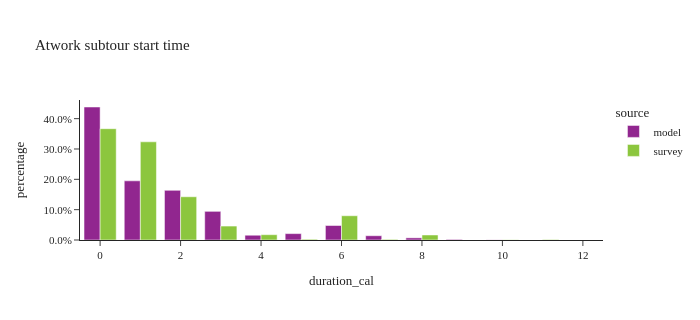

This figure's notebook cell:
### Markdown cell above
## atwork subtours duration

### Code cell
util.plot_share_barchart(atwork_subtour, 'tour_weight', 'duration_cal', height=320,title="Atwork subtour start time")

### Figure 1 — Plotly figure (JSON) as saved in the notebook; plotly's stock layout.template omitted (floating-point values rounded to 4 significant figures)
{"data": [{"alignmentgroup": "True", "customdata": [[196514], [87412], [73445], [42353], [7041], [9439], [21424], [6306], [3184], [887], [239], [10], [3]], "hovertemplate": "source=model<br>duration_cal=%{x}<br>percentage=%{y}<br>sample_size=%{customdata[0]}<extra></extra>", "legendgroup": "model", "marker": {"color": "#91268F", "pattern": {"shape": ""}}, "name": "model", "offsetgroup": "model", "orientation": "v", "showlegend": true, "textposition": "auto", "type": "bar", "x": [0.0, 1.0, 2.0, 3.0, 4.0, 5.0, 6.0, 7.0, 8.0, 9.0, 10.0, 11.0, 12.0], "xaxis": "x", "y": [0.4384, 0.195, 0.1638, 0.09448, 0.01571, 0.02106, 0.04779, 0.01407, 0.007103, 0.001979, 0.0005332, 2.231e-05, 6.693e-06], "yaxis": "y"}, {"alignmentgroup": "True", "customdata": [[120], [133], [45], [15], [13], [4], [4], [2], [2], [1], [1]], "hovertemplate": "source=survey<br>duration_cal=%{x}<br>percentage=%{y}<br>sample_size=%{customdata[0]}<extra></extra>", "legendgroup": "survey", "marker": {"color": "#8CC63E", "pattern": {"shape": ""}}, "name": "survey", "offsetgroup": "survey", "orientation": "v", "showlegend": true, "textposition": "auto", "type": "bar", "x": [0.0, 1.0, 2.0, 3.0, 4.0, 5.0, 6.0, 7.0, 8.0, 10.0, 11.0], "xaxis": "x", "y": [0.3669, 0.3236, 0.1426, 0.04594, 0.0175, 0.002501, 0.07998, 0.002086, 0.01659, 0.0007237, 0.001638], "yaxis": "y"}], "layout": {"barmode": "group", "height": 320, "legend": {"title": {"text": "source"}, "tracegroupgap": 0}, "title": {"text": "Atwork subtour start time"}, "width": 700, "xaxis": {"anchor": "y", "domain": [0.0, 1.0], "title": {"text": "duration_cal"}}, "yaxis": {"anchor": "x", "domain": [0.0, 1.0], "tickformat": ".1%", "title": {"text": "percentage"}}}}
